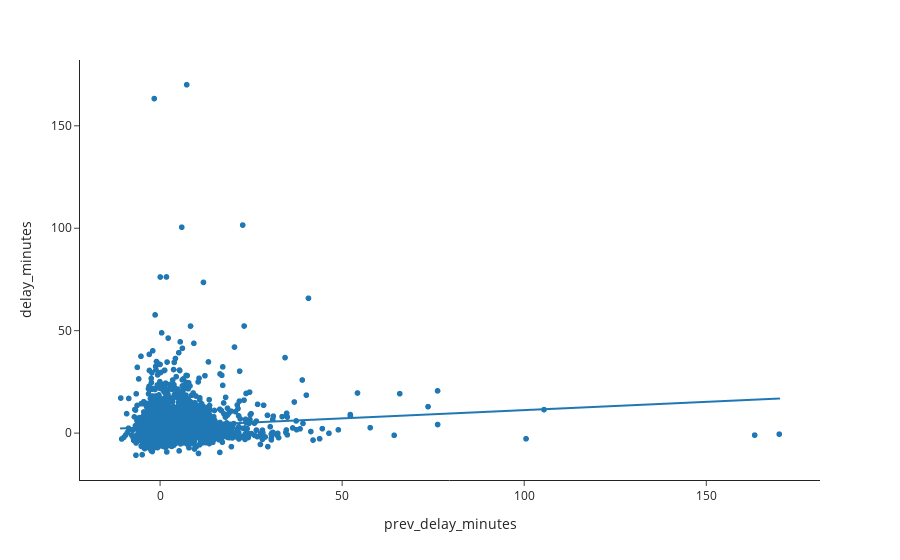

The cell this chart's notebook holds for it:
### Code cell
df = via_inter_legs_clean


fig = px.scatter(df, x="prev_delay_minutes", y="delay_minutes", trendline="ols")
fig.show()

### Figure 1 — Plotly figure (JSON) as saved in the notebook; plotly's stock layout.template omitted (floating-point values rounded to 4 significant figures; data arrays with more than 128 entries replaced by an {"elided": "..."} marker saying what was removed)
{"data": [{"hovertemplate": "prev_delay_minutes=%{x}<br>delay_minutes=%{y}<extra></extra>", "legendgroup": "", "marker": {"color": "#1F77B4", "symbol": "circle"}, "mode": "markers", "name": "", "showlegend": false, "type": "scattergl", "x": {"elided": "2732 float values"}, "xaxis": "x", "y": {"elided": "2732 float values"}, "yaxis": "y"}, {"hovertemplate": "<b>OLS trendline</b><br>delay_minutes = 0.080733 * prev_delay_minutes + 3.15648<br>R<sup>2</sup>=0.006941<br><br>prev_delay_minutes=%{x}<br>delay_minutes=%{y} <b>(trend)</b><extra></extra>", "legendgroup": "", "marker": {"color": "#1F77B4", "symbol": "circle"}, "mode": "lines", "name": "", "showlegend": false, "type": "scattergl", "x": {"elided": "2732 float values"}, "xaxis": "x", "y": {"elided": "2732 float values"}, "yaxis": "y"}], "layout": {"legend": {"tracegroupgap": 0}, "margin": {"t": 60}, "xaxis": {"anchor": "y", "domain": [0, 1], "title": {"text": "prev_delay_minutes"}}, "yaxis": {"anchor": "x", "domain": [0, 1], "title": {"text": "delay_minutes"}}}}
